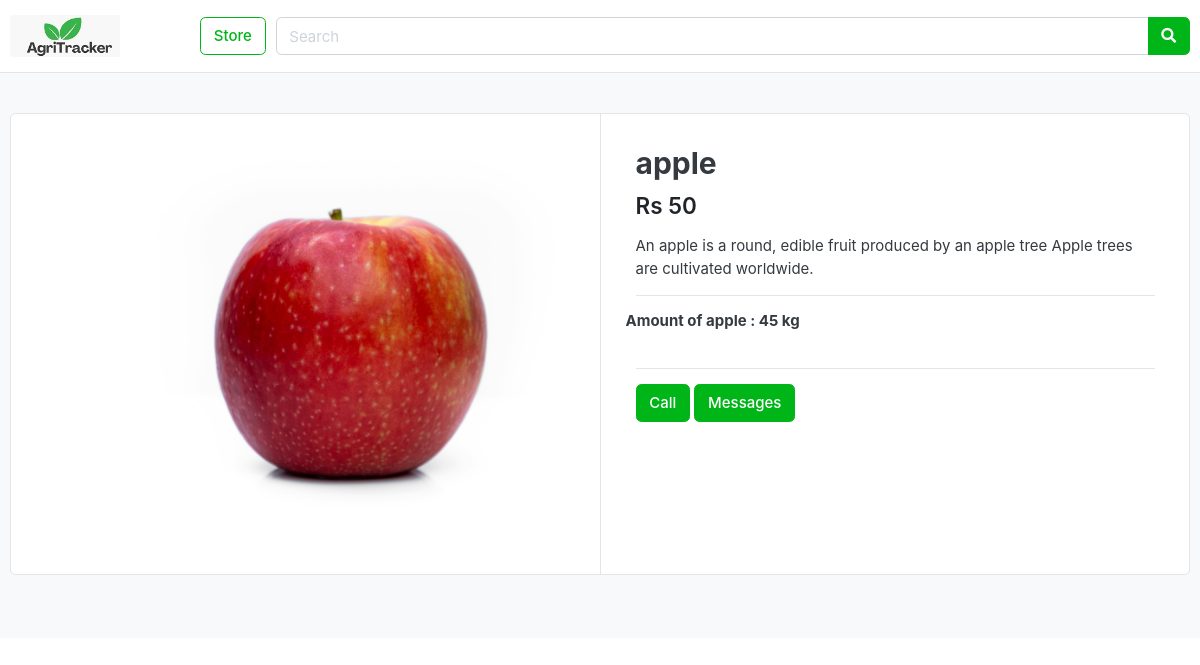
/store/fruits/apple/, run on the app's committed database.
### store/models.py (models this page shows, shortened)
class Product(models.Model):
    product_name = models.CharField(max_length=200,unique=True)
    slug = models.SlugField(max_length=200,unique=True)
    description = models.TextField(max_length=800,unique=True)
    price = models.IntegerField()
    images = models.ImageField(upload_to='photos/products')
    stock = models.IntegerField()
    is_available = models.BooleanField(default=True)
    category = models.ForeignKey(Category,on_delete=models.CASCADE)
    created_date= models.DateTimeField(auto_now_add=True)
    modified_date = models.DateTimeField(auto_now=True)

### store/views.py (the view)
# urls.py: path('<slug:category_slug>/<slug:product_slug>/', views.product_detail, name='product_detail'),
def product_detail(request,category_slug,product_slug):
    try:
        single_product = Product.objects.get(category__slug=category_slug,slug=product_slug)
    except Exception as e:
        raise e
    context={
        'single_product':single_product,
    }
    return render(request,'store/product_detail.html',context)

### category/context_processors.py (called while the page is built)
def menu_links(request):
    links=Category.objects.all()
    return dict(links=links)

### templates/store/product_detail.html
{% load static %}
{% include 'header1.html' %}
<header class="section-header">
<section class="header-main border-bottom">
	<div class="container">
<div class="row align-items-center">
	<div class="col-lg-2 col-md-3 col-6">
		<a href="{% url 'home' %}" class="brand-wrap">
			<img class="logo" src="{% static 'images/agritracker_logo.jpeg' %}">
		</a>
	</div>
	<a href="{% url 'store' %}" class="btn btn-outline-success">Store</a>
	<div class="col-lg  col-md-6 col-sm-12 col">
		<form action="#" class="search">
			<div class="input-group w-100">
			    <input type="text" class="form-control" style="width:60%;" placeholder="Search">
			    <div class="input-group-append">
			      <button class="btn btn-success" type="submit">
			        <i class="fa fa-search"></i>
			      </button>
			    </div>
		    </div>
		</form>
	</div>
</div>
	</div>
</section>
</header>
<section class="section-content padding-y bg">
<div class="container">
<div class="card">
	<div class="row no-gutters">
		<aside class="col-md-6">
<article class="gallery-wrap">
	<div class="img-big-wrap">
	   <a href="#"><img src="{{ single_product.images.url}}"></a>
	</div>
</article>
		</aside>
		<main class="col-md-6 border-left">
<article class="content-body">
<h2 class="title">{{single_product.product_name}}</h2>
<div class="mb-3">
	<var class="price h4">Rs {{single_product.price}}</var>
</div>
<p>{{single_product.description}}</p>
<hr>
	<div class="row">
		<div class="item-option-select">
			<h6>Amount of {{single_product.product_name}} : {{single_product.stock}} kg</h6>
		</div>
	</div>
	<hr>
	<a href="#" class="btn  btn-success"> <span class="text">Call</span>   </a>
    <a href="#" class="btn  btn-success"> <span class="text">Messages</span>   </a>
</article>
		</main>
	</div>
</div>
<br>
</body>
</html>

### agritracker_main/static/css/ui.css (style rules this page uses)
html { font-family: "Inter", sans-serif; font-size: 15px; }
.content-body { flex: 1 1 auto; padding: 2rem 2.3rem; }
.padding-y { padding-top: 40px; padding-bottom: 40px; }
var { font-style: normal; }
article:after, .form-group:after { display: block; clear: both; content: ""; }
.bg { background-color: #f8f9fa; }
.header-main { position: relative; padding-top: 1rem; padding-bottom: 1rem; }
.brand-wrap .logo, .navbar-brand .logo { margin-right: 7px; max-height: 42px; display: inline-block; }
.price { font-weight: 600; color: #212529; }
.gallery-wrap .img-big-wrap { margin-bottom: 10px; border-radius: 0.37rem; overflow: hidden; background-color: #fff; }
.gallery-wrap .img-big-wrap a { text-align: center; display: block; }
.gallery-wrap .img-big-wrap img { height: 450px; width: auto; display: inline-block; }
.item-option-select { margin-bottom: 1rem; display: inline-block; margin-right: 15px; }

### data on the page
Product: images (picture), product_name "apple", price "50", description "An apple is a round, edible fruit produced by an apple tree Apple trees are cultivated worldwide.", stock "45"
